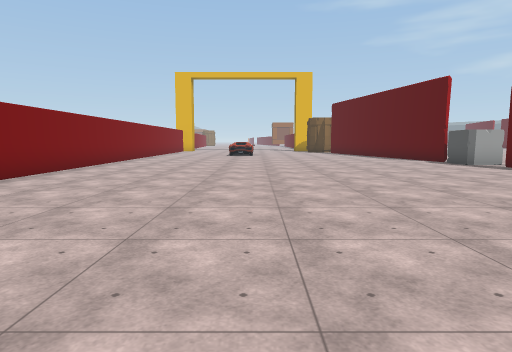
View 1 (above)

16 first-person views from a walk through a 3-D level made in the Unity game engine. The camera is 1.5 m above the floor, tilts 6° down and sees 75° across. The floor is counted in squares, 2 m on a side. Each view is taken from the middle of a square. On the plan, view 1 faces up. The plan holds only what a view shows up to about 11 squares ahead; the rest is blank. The place goes on beyond the plan. Some surface patterns are stand-ins.

View 2
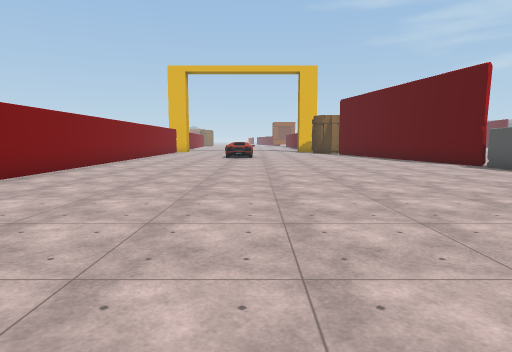

View 3
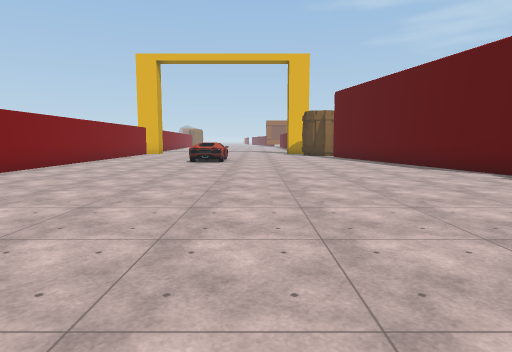

View 4
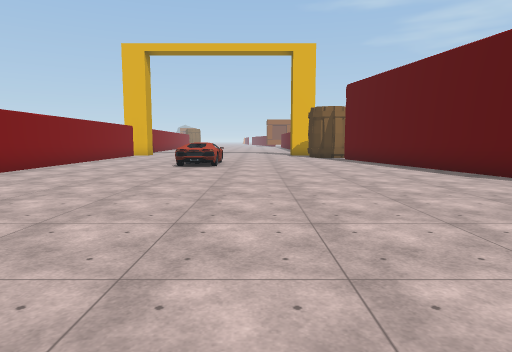

View 5
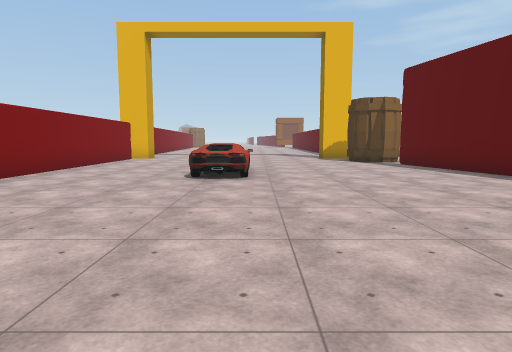

View 6
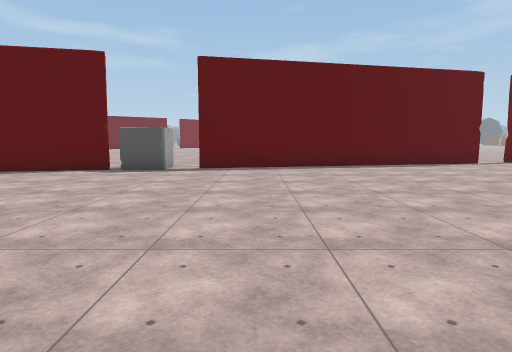

View 7
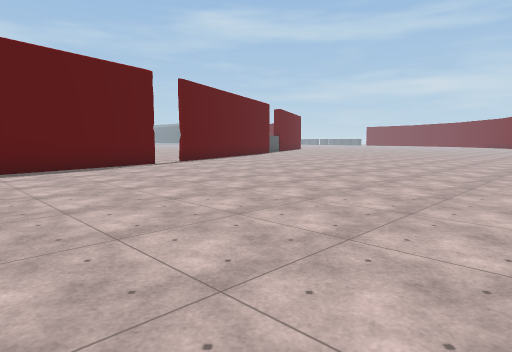

View 8
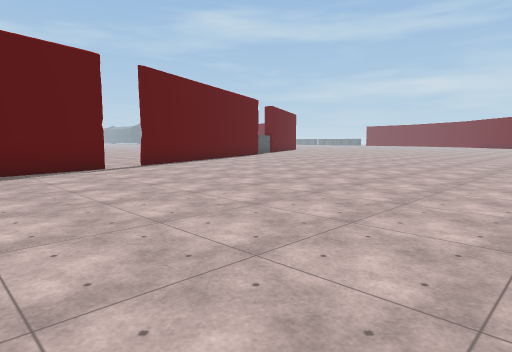

View 9
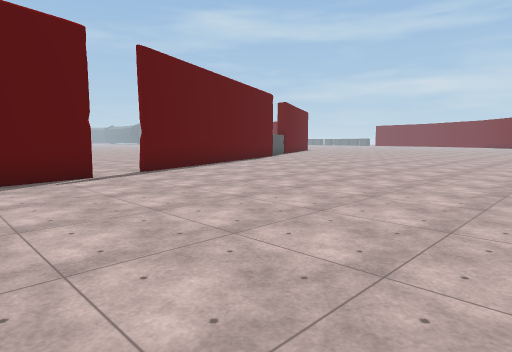

View 10
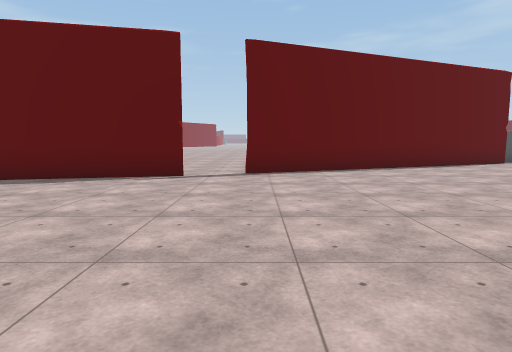

View 11
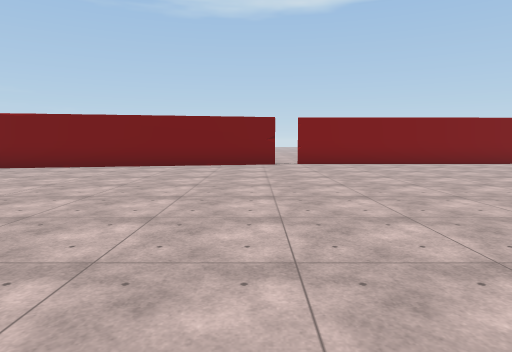

View 12
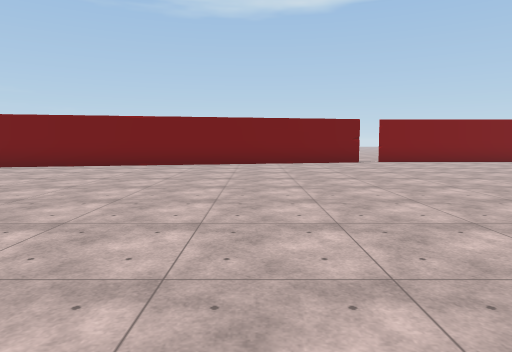

View 13
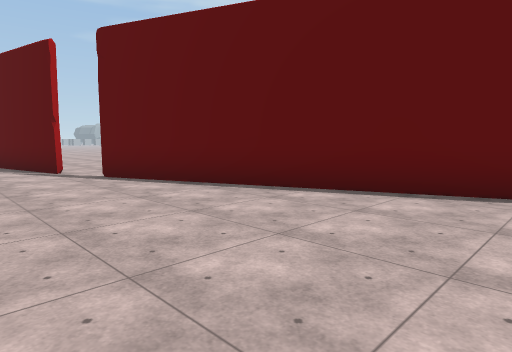

View 14
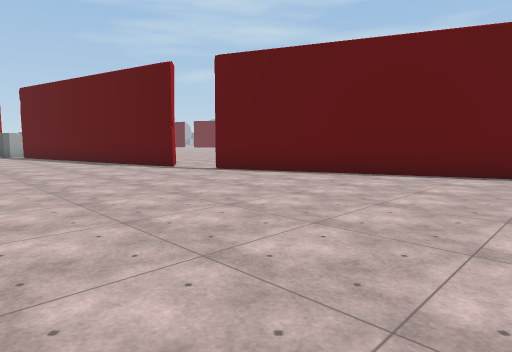

View 15
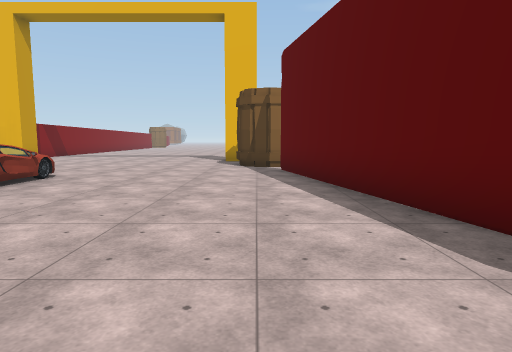

View 16
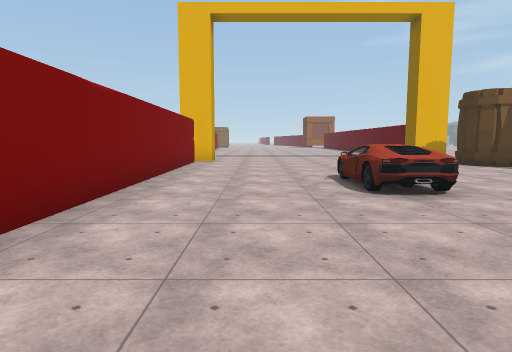

### Floor plan
Points are (right, up) in squares from view 1. A wall is a line through its corners. A room is listed if a view was taken in it or the views show most of it. See-through windows are left out.
Room 1 (views 1, 2, 3, 4, 5, 6, 7, 8, 9, 10, 11, 12, 13, 14, 15, 16)
walls: (-4.7, 1.6) (-2.7, -8.5); (6.6, 11.8) (4.6, 20.8); (9.2, 0.4) (7.1, 9.6); (12.8, -8.5) (9.6, -0.8); (-5.2, 21.5) (-4.9, 2.4)
ways out: opening at (-4, 2); opening at (5, 21); opening at (7, 10.5); opening at (10, 0); gap at (7, 12)
objects: other object (-1, 17); other object (-1, 19); other object (4, 21)

Where each view was taken, in squares from view 1:
view 1: 0 up, 0 right, facing up
view 2: 2 up, 0 right, facing up
view 3: 5 up, 1 right, facing up
view 4: 7 up, 1 right, facing up
view 5: 10 up, 0 right, facing up
view 6: 8 up, 2 left, facing right
view 7: 6 up, 1 left, facing down-right
view 8: 4 up, 0 right, facing down-right
view 9: 3 up, 2 right, facing down-right
view 10: 1 down, 2 right, facing right
view 11: 1 up, 6 right, facing left
view 12: 2 down, 7 right, facing left
view 13: 8 down, 7 right, facing up-right
view 14: 8 down, 4 right, facing up-right
view 15: 12 up, 4 right, facing up
view 16: 12 up, 3 left, facing up
